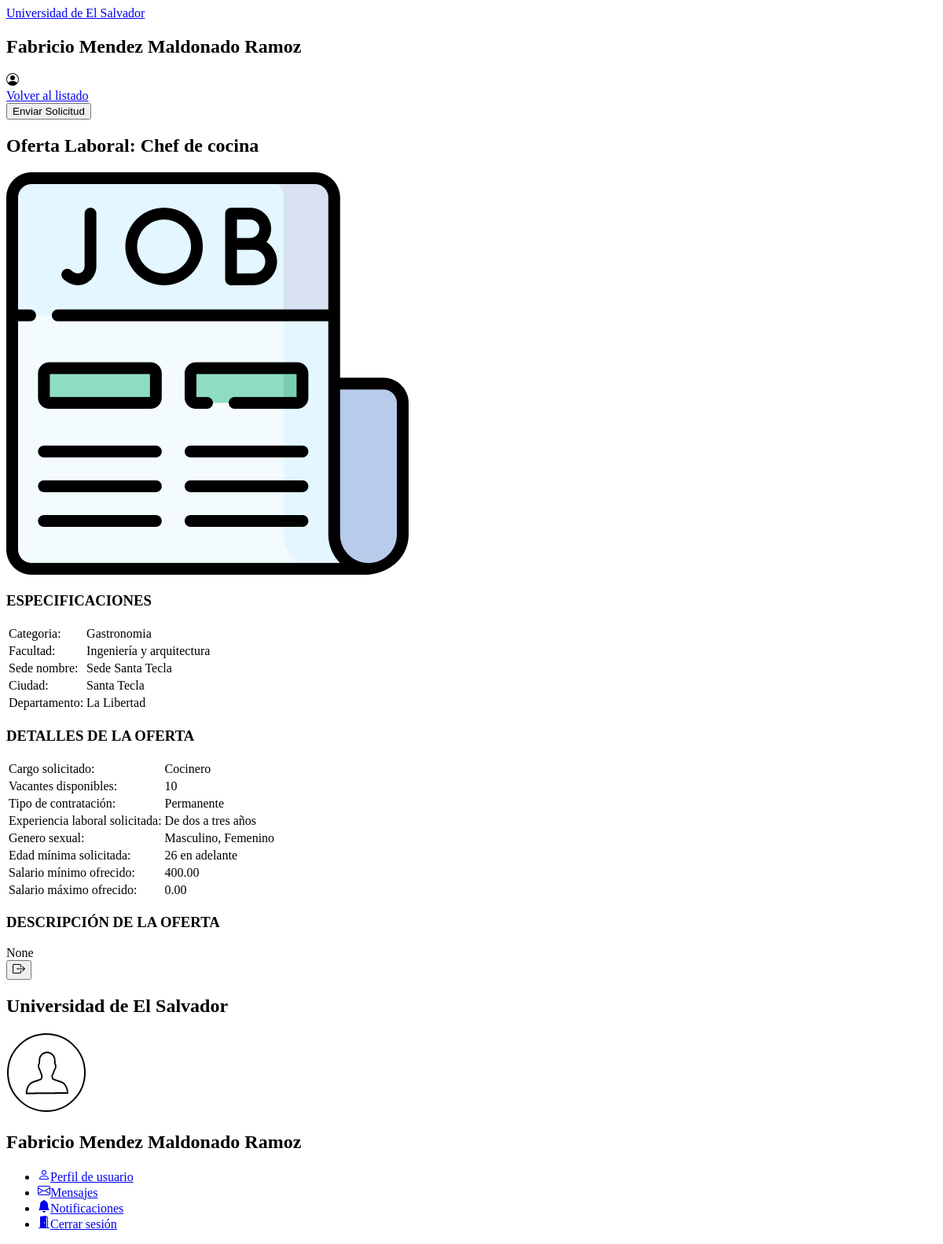
The page /solicitud/2 (signed in) on the database as committed earlier.
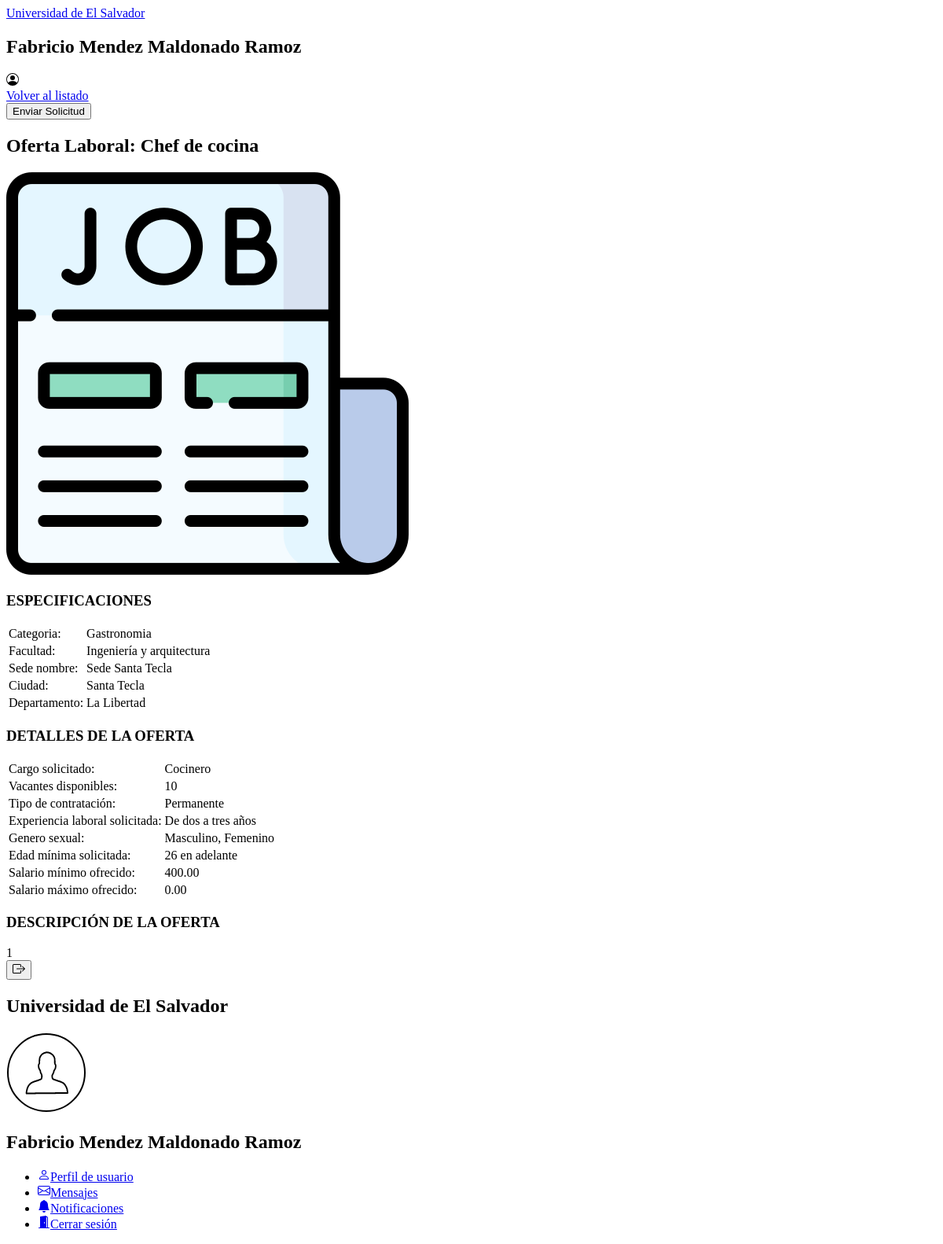
The same page on the database as committed later.
### apps/OfertasLaborales/models.py (models this page shows, shortened)
class OfertaLaboral(models.Model):
    area_de_trabajo = models.CharField(max_length=150, default=None, null=True)
    cargo_solicitado = models.CharField(max_length=150, default=None, null=True)
    vacantes = models.CharField(max_length=150, default=None, null=True)
    tipo_contratacion = models.CharField(max_length=150, default=None, null=True)
    nivel_experiencia = models.CharField(max_length=150, default=None, null=True)
    generos = models.CharField(max_length=150, default=None, null=True)
    edad_solicitada = models.CharField(max_length=150, default=None, null=True)
    salario_minimo = models.DecimalField(max_digits=10000,decimal_places=2,default=0.00, null=True)
    salario_maximo = models.DecimalField(max_digits=10000,decimal_places=2,default=0.00, null=True)
    descripcion = models.CharField(max_length=1000, default=None, null=True)
    categoria = models.ForeignKey(Categoria, on_delete=models.CASCADE)
    facultad = models.ForeignKey(Facultad, on_delete=models.CASCADE)
    sede = models.ForeignKey(Sede, on_delete=models.CASCADE)

class Categoria(models.Model):
    nombre = models.CharField(max_length=100, default=None, unique=True)

class Facultad(models.Model):
    nombre = models.CharField(max_length=100, default=None, unique=True)

class Sede(models.Model):
    nombre = models.CharField(max_length=100, default=None, unique=True)
    ciudad = models.CharField(max_length=100, default=None, null=True)
    departamento = models.CharField(max_length=100, default=None, null=True)

### apps/OfertasLaborales/views.py (the view, shortened to what this page needs)
# urls.py: path('solicitud/<int:pk>', views.OfertaView.as_view(), name='solicitud'),
class OfertaView(DetailView):
    model = OfertaLaboral
    template_name = 'OfertasLaborales/solicitudoferta.html'

### templates/OfertasLaborales/solicitudoferta.html (shortened to what this page needs)
<!DOCTYPE html>
{% extends 'base.html' %}
{% load compress %}
{% load static %}
{% block contenido %}
<div class='contenedor contenedor-form'>
    <div class="ofertalab-solicitud">
        <nav class="navbar-ofertaslab navbar-ofertasolicitud">
            <a href="{% url 'inicio' %}">Volver al listado</a>
            <form action="" method='post'>{% csrf_token %}
                <button>Enviar Solicitud</button>
            </form>
        </nav>
        <h2><strong>Oferta Laboral: </strong>{{ofertalaboral.area_de_trabajo}}</h2>
        <div class="solicitud-items">
            <div class="categorias">
                <img src="{% static 'img/oferta.png' %}" alt="img oferta">
                <h3>ESPECIFICACIONES</h3>
                <table class="tabladatos">
                    <tr><td>Categoria:</td><td>{{ofertalaboral.categoria.nombre}}</td></tr>
                    <tr><td>Facultad:</td><td>{{ofertalaboral.facultad.nombre}}</td></tr>
                    <tr><td>Sede nombre:</td><td>{{ofertalaboral.sede.nombre}}</td></tr>
                    <tr><td>Ciudad:</td><td>{{ofertalaboral.sede.ciudad}}</td></tr>
                    <tr><td>Departamento:</td><td>{{ofertalaboral.sede.departamento}}</td></tr>
                </table>
            </div>
            <div class="detalles">
                <h3>DETALLES DE LA OFERTA</h3>
                <table class="tabladatos">
                    <tr><td>Cargo solicitado:</td><td>{{ofertalaboral.cargo_solicitado}}</td></tr>
                    <tr><td>Vacantes disponibles:</td><td>{{ofertalaboral.vacantes}}</td></tr>
                    <tr><td>Tipo de contratación:</td><td>{{ofertalaboral.tipo_contratacion}}</td></tr>
                    <tr><td>Experiencia laboral solicitada:</td><td>{{ofertalaboral.nivel_experiencia}}</td></tr>
                    <tr><td>Genero sexual:</td><td>{{ofertalaboral.generos}}</td></tr>
                    <tr><td>Edad mínima solicitada:</td><td>{{ofertalaboral.edad_solicitada}}</td></tr>
                    <tr><td>Salario mínimo ofrecido:</td><td>{{ofertalaboral.salario_minimo}}</td></tr>
                    <tr><td>Salario máximo ofrecido:</td><td>{{ofertalaboral.salario_maximo}}</td></tr>
                </table>
                <h3>DESCRIPCIÓN DE LA OFERTA</h3>
                <div>
                    {{ ofertalaboral.descripcion|linebreaksbr }}
                </div>
            </div>
        </div>
    </div>
</div>
{% endblock contenido %}

Rows that differ between the two databases and show on the page:
changed OfertaLaboral "Chef de cocina": descripcion "None" → "1"
